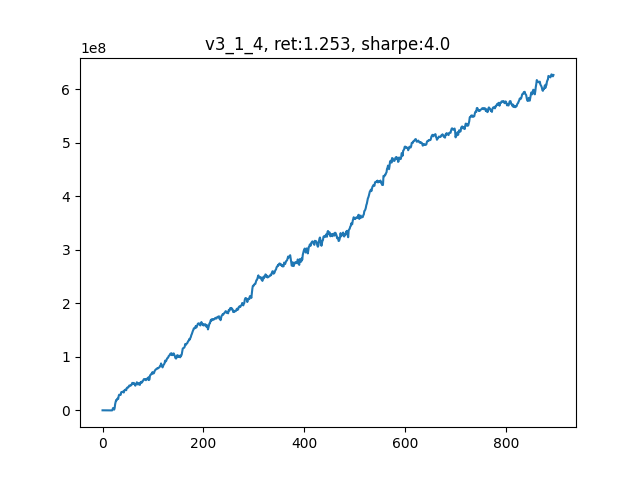

Write Python code to recreate this figure.
'''
v_3_1_4

四因子 + Alpha101，去除相关性>0.3的，剩余8个因子（再去掉一个Alpha53）
因子等权重组合
居然没看到，之前一直在用因子正交分解...

'''

from __future__ import print_function
import logging


import os
import time
import numpy as np
import pandas as pd
import matplotlib.pyplot as plt

import scipy.optimize as sco
from sklearn import preprocessing
from sklearn.linear_model import LinearRegression

import threading
import multiprocessing as mp
from concurrent.futures import ProcessPoolExecutor, as_completed


import warnings
warnings.filterwarnings("ignore")



############################ Define our factors ####################################### 

def SixDayRS(data):
    '''
    六日收益率反转
    '''
    t = 6                           # 需要6天的历史数据
    close = data[:, 5]              # 股票N天的close数据    
    # return (-(close[-1]/close[-t] - 1), _index)
    return -(close[-1]/close[-t] - 1)

###############################   Alpha 101   ##############################
def Alpha6(data):
    _open = pd.Series(data[:, 2])                  # 开盘价
    volume = pd.Series(data[:, 6])                 # 股票N天的volume数据
    alpha6 = _open.rolling(window=10).corr(volume) # 需要10天的历史数据
    return -1*alpha6.iloc[-1]


def Alpha9(data):
    close = pd.Series(data[:, 5])
    delta = close.diff(1)
    delta_min = delta.rolling(window=5).min().iloc[-1]
    if delta_min>0:
        return delta.iloc[-1]
    else:
        delta_max = delta.rolling(window=5).max().iloc[-1]
        if delta_max<0:
            return delta.iloc[-1]
        else:
            return -1*delta.iloc[-1]

def Alpha12(data):
    close = data[:, 5]
    amount = data[:, 7]                     # 股票N天的amount数据
    _sign = np.sign(amount[-1]-amount[-2])
    return -1*_sign*(close[-1]-close[-2])

def Alpha23(data):
    high = pd.Series(data[:, 3])
    _mean = high.rolling(10).mean()         # 需要10天数据
    _delta = high.diff(2)
    if _mean.iloc[-1]<high.iloc[-1]:
        return -1*_delta.iloc[-1]
    else:
        return 0

def Alpha51(data):
    close = data[:, 5]                      # 需要20天数据
    condition1 = (close[-20]-close[-10])/10 - (close[-10]-close[-1])/10
    if condition1 < -0.05:
        return 1
    else:
        return -1*(close[-1]-close[-2])

def Alpha53(data):
    high = data[:, 3]
    low = data[:, 4]
    close = data[:, 5]
    x1 = ((close[-1]-low[-1])-(high[-1]-close[-1]))/(close[-1]-low[-1])
    x9 = ((close[-9]-low[-9])-(high[-9]-close[-9]))/(close[-9]-low[-9])

    return -1*(x1-x9)

def Alpha54(data):
    _open = data[:, 2]
    _high = data[:, 3]
    _low = data[:, 4]
    _close = data[:, 5]
    fenzi = -1*(_low[-1]-_close[-1])*(_open[-1]**5)
    fenmu = (_low[-1]-_high[-1])*(_close[-1]**5)
    return fenzi/fenmu

###############################   并行计算因子   ##############################
def each_task(_key, _array):
    '''
    strategy_list = [SixDayRS, Alpha6, Alpha9, 
                     Alpha12, Alpha23,  Alpha51, 
                     Alpha53, Alpha54]
    '''

    factors = []
    
    _array = np.array(_array)
    factors.append(SixDayRS(_array))
    factors.append(Alpha6(_array))
    factors.append(Alpha9(_array))
    factors.append(Alpha12(_array))
    factors.append(Alpha23(_array))
    factors.append(Alpha51(_array))
    factors.append(Alpha54(_array))
    return (_key, factors)

def mp_task(batch, data):
    res = []
    for _key in batch:
        res.append(each_task(_key, data[_key]))
    return res

def _batch(stock_list):
    num_of_stock = len(stock_list)
    batch_size = num_of_stock // os.cpu_count()
    for i in range(0, num_of_stock, batch_size):
        yield stock_list[i: i+batch_size]

###############################   回归法估计因子权重   ##############################
def factor_regression(factors_record, pct_record, i):
    X = factors_record[-(i+2)]
    X[np.isnan(X)] = 0
    Y = pct_record[-i]
    Y[np.isnan(Y)] = 0
    reg = LinearRegression()
    # print("X", X)
    # print("Y", Y)
    reg.fit(X,Y)   
    factor_weight = list(reg.coef_)
    factor_weight.append(reg.intercept_)
    
    return factor_weight

###############################   有效前沿计算个股权重   ##############################
def Schimidt(factors):    
    R = np.zeros((factors.shape[1], factors.shape[1]))
    Q = np.zeros(factors.shape)
    for k in range(0, factors.shape[1]):
        R[k, k] = np.sqrt(np.dot(factors[:, k], factors[:, k]))
        Q[:, k] = factors[:, k]/R[k, k]
        for j in range(k+1, factors.shape[1]):
            R[k, j] = np.dot(Q[:, k], factors[:, j])
            factors[:, j] = factors[:, j] - R[k, j]*Q[:, k]

    return Q

###############################   有效前沿计算个股权重   ##############################
def portfolio_annualised_performance(weights, mean_returns, cov_matrix):
    returns = np.sum(mean_returns*weights ) *252
    std = np.sqrt(np.dot(weights.T, np.dot(cov_matrix, weights))) * np.sqrt(252)
    return std, returns

def neg_sharpe_ratio(weights, mean_returns, cov_matrix, risk_free_rate):
    p_var, p_ret = portfolio_annualised_performance(weights, mean_returns, cov_matrix)
    return -(p_ret - risk_free_rate) / p_var

def max_sharpe_ratio(mean_returns, cov_matrix, risk_free_rate):
    num_assets = len(mean_returns)
    args = (mean_returns, cov_matrix, risk_free_rate)
    constraints = ({'type': 'eq', 'fun': lambda x: np.sum(x) - 1})
    bound = (0.0,1.0)
    bounds = tuple(bound for asset in range(num_assets))
    result = sco.minimize(neg_sharpe_ratio, num_assets*[1./num_assets,], args=args,
                        method='SLSQP', bounds=bounds, constraints=constraints)
    return result

###############################   计算仓位收益率   ##############################
def calculate_pct(all_data, position, my_sequence):

    # t+2 和 t+1 的价差
    delta = all_data[all_data['Date'] == my_sequence+2]['Close'].values - \
            all_data[all_data['Date'] == my_sequence+1]['Close'].values

    profit = position @ delta
    return profit



# 因子或是回归最多利用过去20天的数据
MAX_NUM_RECORD = 20
num_of_holding = 100
leverage = 1
my_sequence = 0        # 当前日期
cur_capital = 5e8          # 初始资金
fee = 1.5e-4           # 手续费率

data = {}               # 储存一段时间的行情
yesterday_close = []    # 记录昨日收盘价，用于计算当日收益率
pct_record = []         # 记录每日收益率
factors_record = []     # 记录每日因子值
factors_weight = []     # 因子加权权重
capital_record = []     # 记录资金变动

file_name = r"./CONTEST_DATA_TEST_100_1.csv"
all_data = pd.read_csv(file_name, 
                    usecols=[0,1,2,3,4,5,6,7], 
                    names=['Date','Instrument','Open','High','Low','Close','Volume','Amount'])


daily_data = all_data[all_data['Date']==my_sequence].values
num_of_stock = daily_data.shape[0]
stock_list = np.arange(num_of_stock)

print(daily_data.shape)

# 每一支股票单独存在字典里
for i in range(num_of_stock):
    data[i] = []
    data[i].append(daily_data[i])

stock_batch = list(_batch(stock_list))
# print(stock_batch)

total_days = 900
mp.set_start_method('fork')

while(my_sequence<total_days-5):
    my_sequence += 1
    all_factors = [[]] * num_of_stock     # 每个股票的所有因子是一行
    
    start =  time.time()
    capital_record.append(cur_capital-5e8)
    print('current day: {}, current capital: {}......\n'.format(my_sequence, cur_capital))

    daily_data = all_data[all_data['Date']==my_sequence].values
    daily_data = daily_data[:, 0:8]
    today_close = daily_data[:, 5]                    # 当日收盘价
    if len(yesterday_close)>0:                        # 从第二天开始算起
        pct = (today_close - yesterday_close)/yesterday_close
        pct_record.append(pct)

    num_of_stock = daily_data.shape[0]
    stock_list = np.arange(num_of_stock)

    print(daily_data.shape)

    # 每一支股票单独存在字典里
    for i in range(num_of_stock):
        data[i].append(daily_data[i])

    use_time = time.time() - start
    print("Time of 🍦: ", round(use_time,2))

    if len(data[0]) >= 20:

        with ProcessPoolExecutor() as executor:
            futures = [executor.submit(mp_task, batch, data) for batch in stock_batch]
            for future in as_completed(futures):
                factors_batch = future.result()
                for i in range(len(factors_batch)):
                    _key, factors = factors_batch[i]
                    # print(_key, factors)
                    all_factors[_key] = factors

        # print(all_factors)
        print(len(all_factors))                                               # N * K

        use_time = time.time() - start
        print("Time of 🍎: ", round(use_time,2))

        all_factors = np.array(all_factors)
        all_factors[np.isnan(all_factors)] = 0                                # 处理空值
        all_factors[np.isinf(all_factors)] = 0                                # 处理无限值
        all_factors = preprocessing.scale(all_factors)                        # 按列z-score标准化
        # all_factors = Schimidt(all_factors)                                   # Schimidt正交化分解
        # all_factors = np.hstack(([[1]]*num_of_stock, all_factors))            # 每一行最左侧插入[1]
        factors_record.append(all_factors)                                    # T * N * (K)，储存一段时间的因子值，用于计算因子收益率
        num_of_factor = all_factors.shape[1]
        
        if len(factors_weight) == 0:
            final_factors = np.array(all_factors).mean(axis=1)                # 按行平均
        else:
            final_factors = all_factors @ factors_weight
        
        use_time = time.time() - start
        print("Time of 🍌: ", round(use_time,2))

        _rank = np.argsort(np.argsort(final_factors))    # 0-499，多因子等权组合之后的排序值
        _pos = np.array([0]*num_of_stock)
        
        _buy_line = num_of_stock-num_of_holding/2
        _sell_line = num_of_holding/2
        _pos[_rank>=_buy_line] = 1
        _pos[_rank<_sell_line] = -1
        
        position = _pos * cur_capital * leverage / num_of_holding / today_close
        position[np.isnan(position)] = 0
        position = position.astype(int)
        print("len of position: ", len(position))
        # print(position)
        daily_profit = calculate_pct(all_data, position, my_sequence)
        cur_capital += daily_profit
        cur_capital *= (1-fee)          # 扣除手续费

        factors_record_len = len(factors_record)
        if factors_record_len >= 10:
            # column_name = ['date', 'stocknames', 'capital', 'ret', ]
            # 其实只做了8次回归，取平均值
            factors_weight = []
            # for i in range(factors_record_len-2):
            #     factors_tmp = factors_record[-(i+3)]                    # N * K
            #     pct_tmp = pct_record[-(i+1)]                            # N * 1
            #     factors_corr = np.cov(factors_tmp, rowvar=0)
            #     factors_pct_corr = [np.cov(factors_tmp[:, i], pct_tmp)[0,1] for i in range(num_of_factor)]
            #     factors_weight.append(factors_corr @ factors_pct_corr)
            # factors_weight = np.array(factors_weight).mean(axis=0)      # 按列平均
            
            
            # factors_weight = np.array(factors_weight).mean(axis=0)
            # factors_weight /= np.sum(factors_weight)

            # print("factors_weight: ", factors_weight)
            if factors_record_len >= 10: factors_record.pop(0)

        # 删除最老的一天的数据
        if len(data[0]) >= 20:
            for i in range(num_of_stock):
                data[i].pop(0)
        
    # use_time = time.time() - start
    # print("Time of posting position: %s", use_time)
    # time.sleep(0.1)
    
    yesterday_close = today_close

total_return = round(capital_record[-1]/5e8, 4)
daily_pct = pd.Series(capital_record)+5e8
daily_pct = daily_pct.pct_change()
sharpe = daily_pct.mean() / daily_pct.std() * np.sqrt(252)
sharpe = np.round(sharpe)

_name = 'v3_1_4'
plt.figure()
plt.plot(capital_record)
_title = "{}, ret:{}, sharpe:{}".format(_name, total_return, sharpe)
plt.title(_title)
plt.savefig('backtest_{}.png'.format(_name))

# factors_record = np.array(factors_record)[:,:,0]
# pd.DataFrame(factors_record).to_csv('factors_{}.csv'.format(_name))
